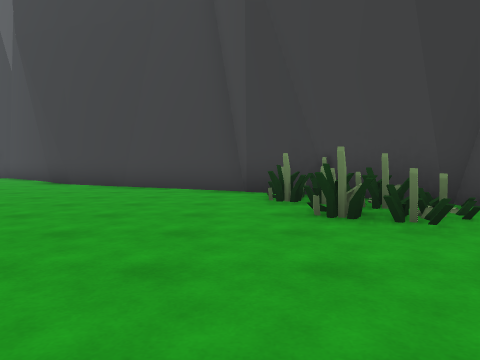
View 1 (above)

18 first-person views from a walk through a Unity game level. The camera is 1.2 m above the floor, tilts 2° down and sees 70° across. The floor is counted in squares, 2 m on a side. Each view is taken from the middle of a square. On the plan, view 1 faces up. The plan holds only what a view shows up to about 10 squares ahead; the rest is blank. The place goes on beyond the plan.

View 2
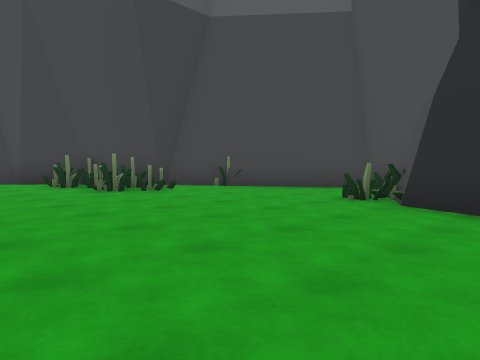

View 3
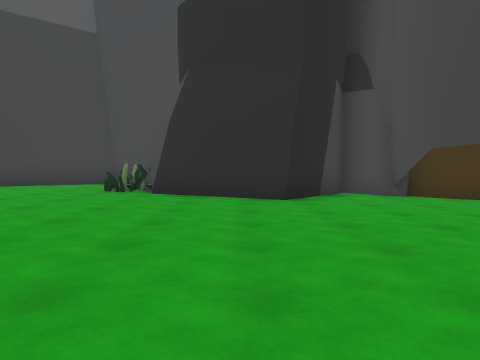

View 4
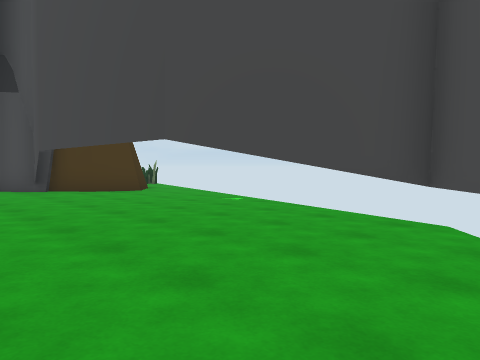

View 5
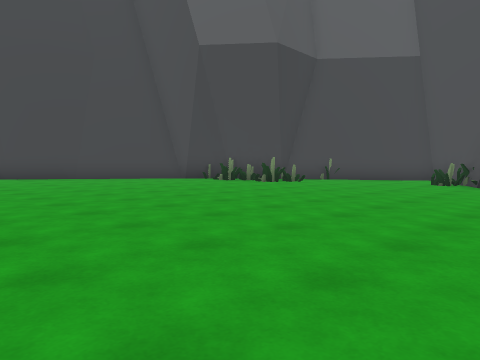

View 6
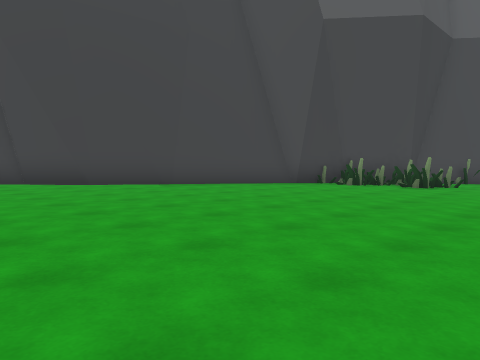

View 7
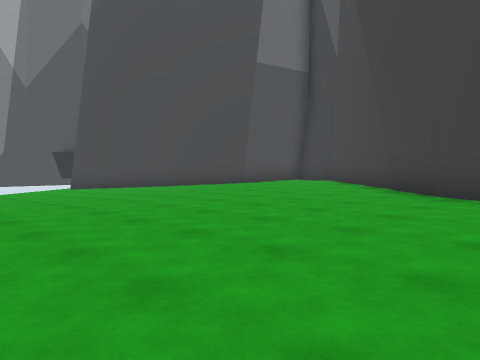

View 8
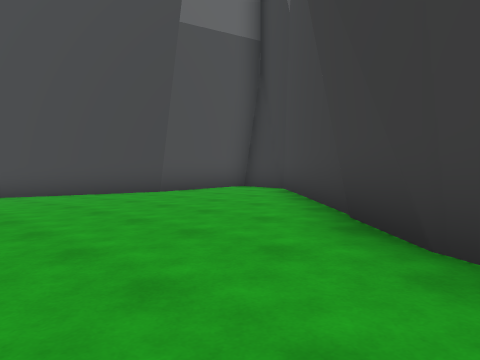

View 9
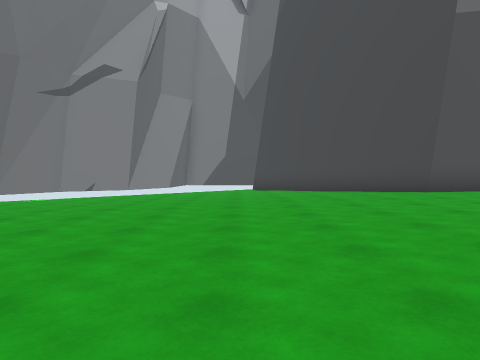

View 10
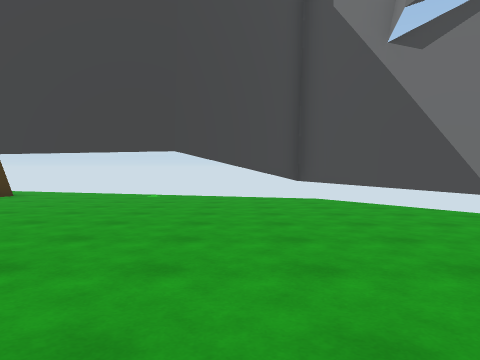

View 11
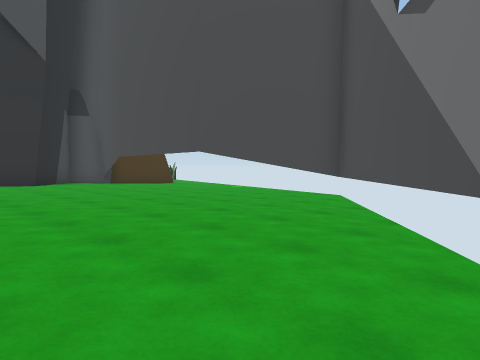

View 12
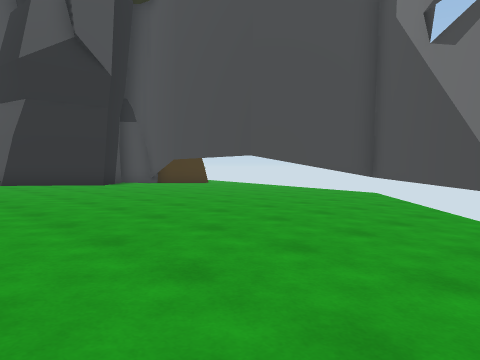

View 13
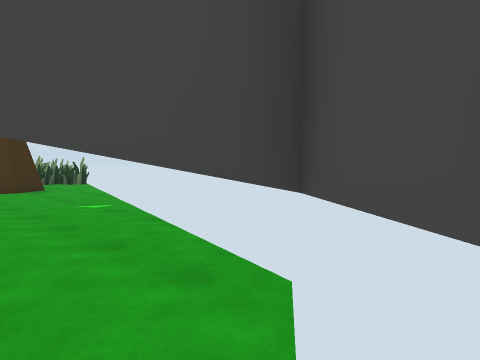

View 14
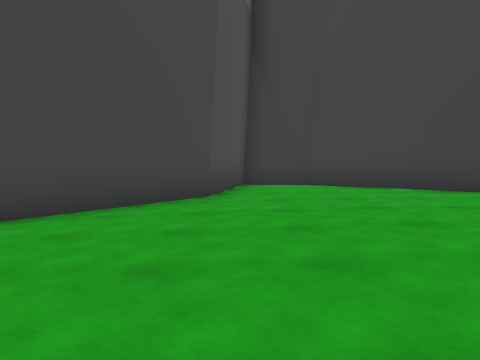

View 15
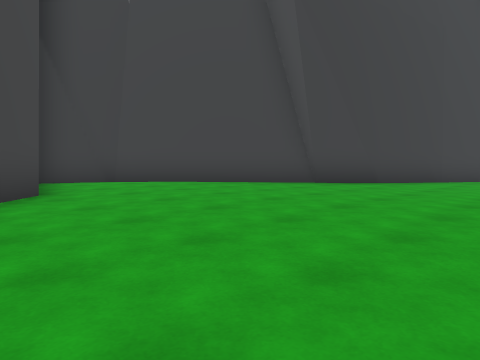

View 16
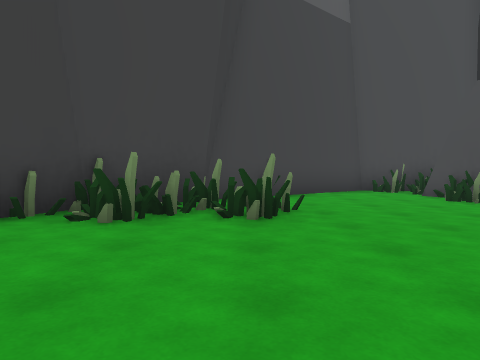

View 17
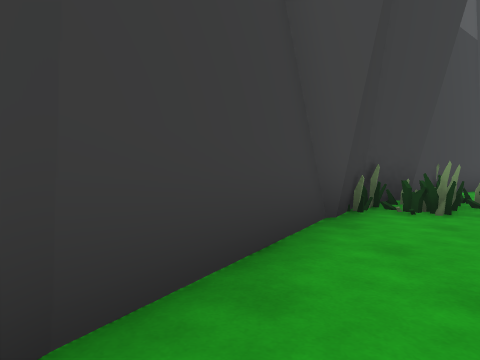

View 18
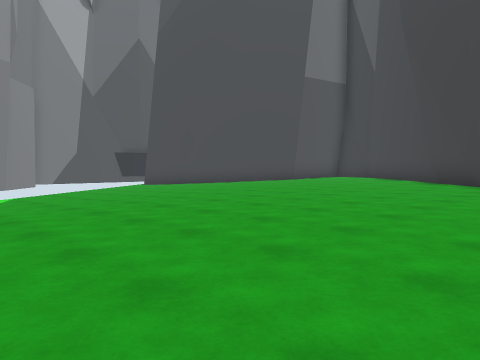

### Floor plan
Key: @ floor where view 1 was taken; # wall or solid block; . main floor; : floor 0.25 m higher than the main floor; - floor 0.25 m lower than the main floor; O other object.
Columns run from 13 left of view 1 to 6 right of it. Each row starts with its distance up from view 1.
 14  ####
 13  #::##
 12 ##:::##
 11 #:::::##
 10 ..:::::##
  9 ...::::: ##
  8 ...:::::::###
  7 -...::::::::###
  6 -....:::::::::##
  5 --.......:::::O##
  4 ---.........::OO##
  3 ----...........::##
  2  ---..............##
  1  ----..............#
  0     --.......@...OO#
 -1     --..........O###
 -2     ----........##
 -3     --------....#
 -4      ----------.##
 -5       -----------#
 -6        --------####
 -7      ##----------#
 -8       ##--#-----##
 -9        ###------##
-10               ----

Where each view was taken, in squares from view 1:
view 1: 0 up, 0 right, facing up
view 2: 3 down, 2 left, facing up-right
view 3: 3 down, 4 left, facing right
view 4: 4 down, 6 left, facing down-right
view 5: 3 down, 7 left, facing up-right
view 6: 1 up, 8 left, facing up-right
view 7: 3 up, 3 left, facing up-left
view 8: 7 up, 4 left, facing up-left
view 9: 7 up, 3 left, facing left
view 10: 0 up, 3 left, facing down
view 11: 1 down, 9 left, facing down-right
view 12: 1 up, 9 left, facing down-right
view 13: 7 down, 6 left, facing down-right
view 14: 6 up, 11 left, facing up
view 15: 6 up, 13 left, facing up-right
view 16: 4 up, 3 left, facing right
view 17: 8 up, 4 left, facing right
view 18: 0 up, 3 left, facing up-left
